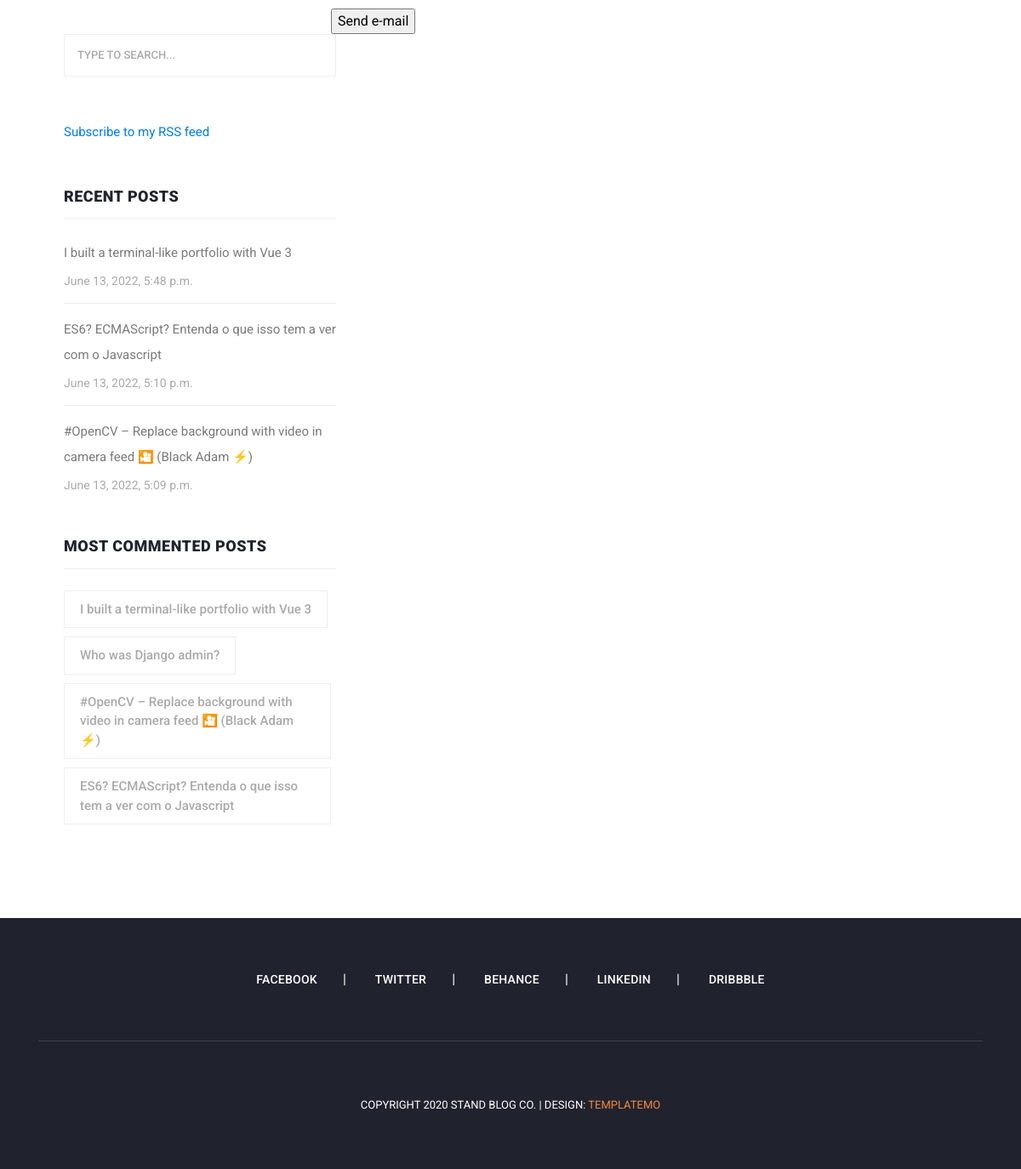
Page /4/share/ (lower part) on the earlier database version.
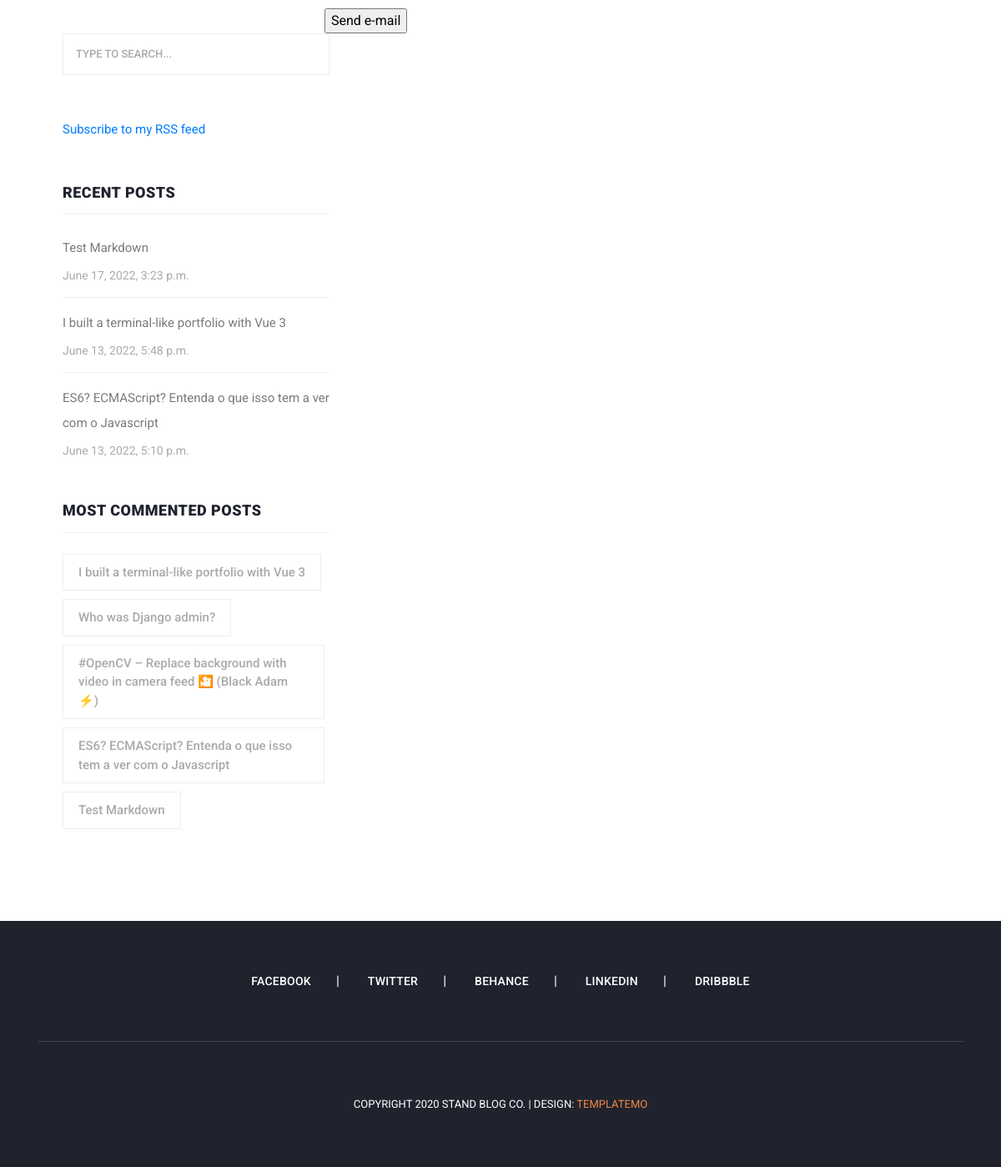
Same page on the later database version.
### blog/models.py (models this page shows, shortened)
class Post(models.Model):
    STATUS_CHOICE = (
        ('draft', 'Draft'),
        ('published', 'Published')
    )
    title = models.CharField(max_length=250)
    slug = models.SlugField(max_length=250, unique_for_date='publish')
    author = models.ForeignKey(User, on_delete=models.CASCADE,
                               related_name='blog_posts')
    body = models.TextField()
    publish = models.DateTimeField(default=timezone.now)
    created = models.DateTimeField(auto_now_add=True)
    updated = models.DateTimeField(auto_now=True)
    status = models.CharField(
        max_length=50, choices=STATUS_CHOICE, default='draft')
    objects = models.Manager()
    published = PublishedManager()
    tags = TaggableManager()
    class Meta:
        ordering = ('-publish',)
    def get_absolute_url(self):
        return reverse('blog:post_detail',
                       args=[
                           self.slug
                       ])

### blog/views.py (the view)
# urls.py: path('<int:post_id>/share/', views.post_share, name='post_share'),
def post_share(request, post_id):
    post = get_object_or_404(Post, id=post_id, status='published')
    sent = False
    try:
        if request.method == 'POST':
            print('aa: ', request.body)
            form = EmailPostForm(request.POST)
            if form.is_valid():
                cd = form.cleaned_data
                post_url = request.build_absolute_uri(post.get_absolute_url())
                subject = f"{cd['name']} recommends you read {post.title}"
                message = f"Read {post.title} at {post_url} \n\n {cd['name']} comments: {cd['comments']}"
                send_mail(subject, message, 'admin@myblog.com', [cd['to']])
                sent = True
        else:
            form = EmailPostForm()
    except ConnectionRefusedError as e:
        print('error: ', e)
    return render(request, 'blog/post/share.html', {
        'post': post,
        'form': form,
        'sent': sent
    })

### blog/forms.py
class EmailPostForm(forms.Form):
    name = forms.CharField(max_length=50)
    email = forms.EmailField()
    to = forms.EmailField()
    comments = forms.CharField(required=False, widget=forms.Textarea)

### blog/models.py (called while the page is built)
    def get_queryset(self):
        return super(PublishedManager, self).get_queryset().filter(status='published')

### blog/templatetags/blog_tags.py (called while the page is built)
@register.simple_tag
def get_most_commented_posts(count=5):
    return Post.published.annotate(
        total_comments=Count('comments')
    ).order_by('-total_comments')[:count]

@register.inclusion_tag('blog/post/latest_posts.html')
def show_latest_posts(count=5):
    latest_posts = Post.published.order_by('-publish')[:count]
    return {'latest_posts': latest_posts}

### blog/templates/blog/post/share.html (shortened to what this page needs)
{% extends 'blog/base.html' %}
{% block content %}
<div class="container px-4 px-lg-5">
    <div class="row gx-4 gx-lg-5 justify-content-center">
      {% if sent %}
        <h1>E-mail successfully sent</h1>
        <p>
          "{{ post.title }}" was successfully sent to {{ form.cleaned_data.to }}.
        </p>
      {% else %}
        <form method="post">
          {{ form.as_p }}
          <input type="submit" value="Send e-mail">
        </form>
      {% endif %}
    </div>
</div>
{% endblock content %}

### blog/templates/blog/layout/sidebar.html
{% load blog_tags %}
<div class="col-lg-4">
    <div class="sidebar">
      <div class="row">
        <div class="col-lg-12">
          <div class="sidebar-item search">
            <form id="search_form" name="gs" method="GET" action="#">
              <input type="text" name="q" class="searchText" placeholder="type to search..." autocomplete="on">
            </form>
          </div>
        </div>
        <div class="col-lg-12">
            <div class="sidebar-item recent-posts">
              <div class="sidebar-heading">
                <p>
                    <a href="{% url 'blog:post_feed' %}">Subscribe to my RSS feed</a>
                </p>
              </div>
            </div>
        </div>
        <div class="col-lg-12">
          <div class="sidebar-item recent-posts">
            <div class="sidebar-heading">
              <h2>Recent Posts</h2>
            </div>
            {% show_latest_posts 3 %}
          </div>
        </div>
        <div class="col-lg-12">
          <div class="sidebar-item tags">
            <div class="sidebar-heading">
              <h2>Most commented posts</h2>
            </div>
            <div class="content">
                {% get_most_commented_posts as most_commented_posts %}
                <ul>
                    {% for post in most_commented_posts %}
                      <li>
                        <a href="{{ post.get_absolute_url }}">{{ post.title }}</a>
                      </li>
                    {% endfor %}
                </ul>
            </div>
          </div>
        </div>
      </div>
    </div>
  </div>

### blog/templates/blog/post/latest_posts.html
<div class="content">
  <ul>
    {% for post in latest_posts %}
    <li><a href="{{ post.get_absolute_url }}">
      <p>{{ post.title }}</p>
      <span>{{post.created}}</span>
    </a></li>
  {% endfor %}
  </ul>
</div>

Differences in the rows shown:
no longer on one of the page's lists (row unchanged): Post: title "#OpenCV – Replace background with video in camera feed 🎦 (Black Adam ⚡)", created "June 13, 2022, 5:09 p.m."
added Post: title "Test Markdown", created "June 17, 2022, 3:23 p.m."
